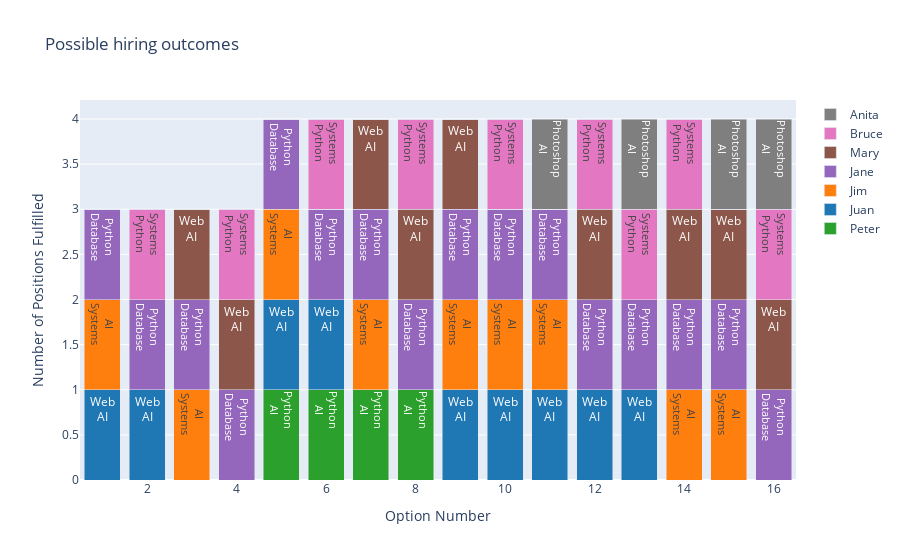

Notebook source saved alongside this figure:
### Markdown cell above
# Scenario 2 - Task 2
### Creating an iteractive visualisation, with the possibility to add or remove a person by the captions beside the graph, as well as visualisation of roles while on hoover on top of stacks

### Code cell
# imports
import numpy as np
import plotly.graph_objs as go

# defining people and their skills
people = {
    'Peter': ['Python', 'AI'],
    'Juan': ['Web', 'AI'],
    'Jim': ['AI', 'Systems'],
    'Jane': ['Python', 'Database'],
    'Mary': ['Web', 'AI'],
    'Bruce': ['Systems', 'Python'],
    'Anita': ['Photoshop', 'AI']
}

# defining positions needed
positions = {
    'Python Programmer': 2,
    'AI Engineer': 3, # now updating for 3 engineers needed
    'Web Designer': 1,
    'Database Admin': 1,
    'Systems Engineer': 1
}

# solutions
solutions = [
    ('Juan', 'Jim', 'Jane'),
    ('Juan', 'Jane', 'Bruce'),
    ('Jim', 'Jane', 'Mary'),
    ('Jane', 'Mary', 'Bruce'),
    ('Peter', 'Juan', 'Jim', 'Jane'),
    ('Peter', 'Juan', 'Jane', 'Bruce'),
    ('Peter', 'Jim', 'Jane', 'Mary'),
    ('Peter', 'Jane', 'Mary', 'Bruce'),
    ('Juan', 'Jim', 'Jane', 'Mary'),
    ('Juan', 'Jim', 'Jane', 'Bruce'),
    ('Juan', 'Jim', 'Jane', 'Anita'),
    ('Juan', 'Jane', 'Mary', 'Bruce'),
    ('Juan', 'Jane', 'Bruce', 'Anita'),
    ('Jim', 'Jane', 'Mary', 'Bruce'),
    ('Jim', 'Jane', 'Mary', 'Anita'),
    ('Jane', 'Mary', 'Bruce', 'Anita')
]

# all people involved list
all_people = list(people.keys())

# matrix to hold positions for each person across different solutions
positions_matrix = np.zeros((len(all_people), len(solutions)))

# loop to fill up the matrix with the positions fulfilled by each person across options
for i, person in enumerate(all_people):
    for j, solution in enumerate(solutions):
        positions_count = sum([1 for role in solution if role == person])
        positions_matrix[i, j] = positions_count

# creation of a list of strings, by joing 'people' dictionary based on the keys obtained by all_people
data = []
bottom = np.zeros(len(solutions))

hover_text = [
    "<br>".join(people[all_people[i]]) for i in range(len(all_people))
]

# define colors for each person
colors = ['rgb(44, 160, 44)', 'rgb(31, 119, 180)', 'rgb(255, 127, 14)',
          'rgb(148, 103, 189)', 'rgb(140, 86, 75)', 'rgb(227, 119, 194)', 'rgb(127, 127, 127)']

# plot
for i, person in enumerate(all_people):
    trace = go.Bar(
        x=np.arange(len(solutions)) + 1,
        y=positions_matrix[i, :],
        name=person,
        text=hover_text[i],
        hoverinfo='text',
        marker=dict(color=colors[i]),
        base=bottom
    )
    bottom += positions_matrix[i, :]
    data.append(trace)

# plot
layout = go.Layout(
    title='Possible hiring outcomes',
    xaxis=dict(title='Option Number'),
    yaxis=dict(title='Number of Positions Fulfilled'),
    barmode='stack'
)

# plot
fig = go.Figure(data=data, layout=layout)
fig.show()

### Figure 1 — Plotly figure (JSON) as saved in the notebook; plotly's stock layout.template omitted (floating-point values rounded to 4 significant figures)
{"data": [{"base": [0, 0, 0, 0, 0, 0, 0, 0, 0, 0, 0, 0, 0, 0, 0, 0], "hoverinfo": "text", "marker": {"color": "rgb(44, 160, 44)"}, "name": "Peter", "text": "Python<br>AI", "type": "bar", "x": [1, 2, 3, 4, 5, 6, 7, 8, 9, 10, 11, 12, 13, 14, 15, 16], "y": [0, 0, 0, 0, 1, 1, 1, 1, 0, 0, 0, 0, 0, 0, 0, 0]}, {"base": [0, 0, 0, 0, 1, 1, 1, 1, 0, 0, 0, 0, 0, 0, 0, 0], "hoverinfo": "text", "marker": {"color": "rgb(31, 119, 180)"}, "name": "Juan", "text": "Web<br>AI", "type": "bar", "x": [1, 2, 3, 4, 5, 6, 7, 8, 9, 10, 11, 12, 13, 14, 15, 16], "y": [1, 1, 0, 0, 1, 1, 0, 0, 1, 1, 1, 1, 1, 0, 0, 0]}, {"base": [1, 1, 0, 0, 2, 2, 1, 1, 1, 1, 1, 1, 1, 0, 0, 0], "hoverinfo": "text", "marker": {"color": "rgb(255, 127, 14)"}, "name": "Jim", "text": "AI<br>Systems", "type": "bar", "x": [1, 2, 3, 4, 5, 6, 7, 8, 9, 10, 11, 12, 13, 14, 15, 16], "y": [1, 0, 1, 0, 1, 0, 1, 0, 1, 1, 1, 0, 0, 1, 1, 0]}, {"base": [2, 1, 1, 0, 3, 2, 2, 1, 2, 2, 2, 1, 1, 1, 1, 0], "hoverinfo": "text", "marker": {"color": "rgb(148, 103, 189)"}, "name": "Jane", "text": "Python<br>Database", "type": "bar", "x": [1, 2, 3, 4, 5, 6, 7, 8, 9, 10, 11, 12, 13, 14, 15, 16], "y": [1, 1, 1, 1, 1, 1, 1, 1, 1, 1, 1, 1, 1, 1, 1, 1]}, {"base": [3, 2, 2, 1, 4, 3, 3, 2, 3, 3, 3, 2, 2, 2, 2, 1], "hoverinfo": "text", "marker": {"color": "rgb(140, 86, 75)"}, "name": "Mary", "text": "Web<br>AI", "type": "bar", "x": [1, 2, 3, 4, 5, 6, 7, 8, 9, 10, 11, 12, 13, 14, 15, 16], "y": [0, 0, 1, 1, 0, 0, 1, 1, 1, 0, 0, 1, 0, 1, 1, 1]}, {"base": [3, 2, 3, 2, 4, 3, 4, 3, 4, 3, 3, 3, 2, 3, 3, 2], "hoverinfo": "text", "marker": {"color": "rgb(227, 119, 194)"}, "name": "Bruce", "text": "Systems<br>Python", "type": "bar", "x": [1, 2, 3, 4, 5, 6, 7, 8, 9, 10, 11, 12, 13, 14, 15, 16], "y": [0, 1, 0, 1, 0, 1, 0, 1, 0, 1, 0, 1, 1, 1, 0, 1]}, {"base": [3, 3, 3, 3, 4, 4, 4, 4, 4, 4, 3, 4, 3, 4, 3, 3], "hoverinfo": "text", "marker": {"color": "rgb(127, 127, 127)"}, "name": "Anita", "text": "Photoshop<br>AI", "type": "bar", "x": [1, 2, 3, 4, 5, 6, 7, 8, 9, 10, 11, 12, 13, 14, 15, 16], "y": [0, 0, 0, 0, 0, 0, 0, 0, 0, 0, 1, 0, 1, 0, 1, 1]}], "layout": {"barmode": "stack", "title": {"text": "Possible hiring outcomes"}, "xaxis": {"title": {"text": "Option Number"}}, "yaxis": {"title": {"text": "Number of Positions Fulfilled"}}}}
